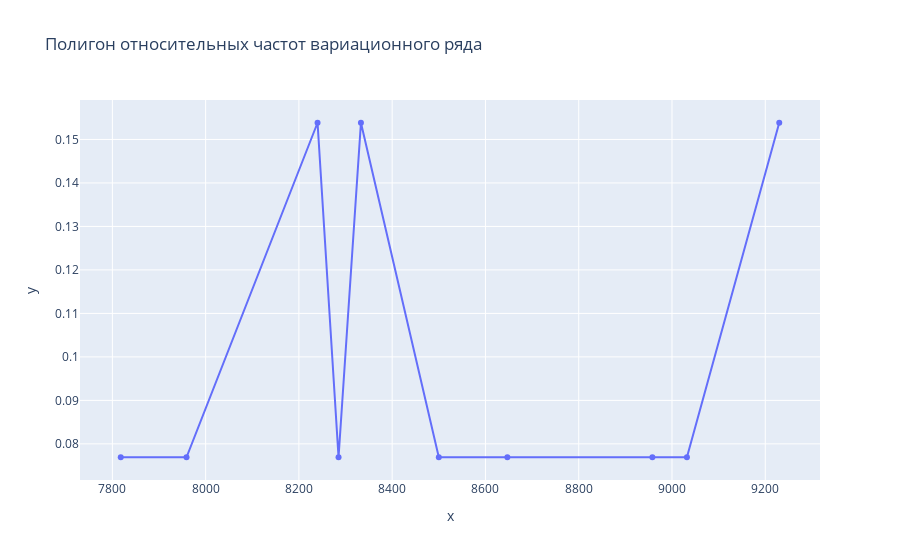

Here is the notebook cell this chart was saved with:
### Markdown cell above
### Полигон относительных частот вариационного ряда

### Code cell
fig = px.line(x=unique, y=rel_freq.iloc[0], markers=True, title='Полигон относительных частот вариационного ряда')
fig.show()

### Figure 1 — Plotly figure (JSON) as saved in the notebook; plotly's stock layout.template omitted (floating-point values rounded to 4 significant figures)
{"data": [{"hovertemplate": "x=%{x}<br>y=%{y}<extra></extra>", "legendgroup": "", "line": {"color": "#636efa", "dash": "solid"}, "marker": {"symbol": "circle"}, "mode": "lines+markers", "name": "", "orientation": "v", "showlegend": false, "x": [7818, 7959, 8240, 8285, 8333, 8500, 8647, 8958, 9032, 9230], "xaxis": "x", "y": [0.07692, 0.07692, 0.1538, 0.07692, 0.1538, 0.07692, 0.07692, 0.07692, 0.07692, 0.1538], "yaxis": "y", "type": "scatter"}], "layout": {"xaxis": {"anchor": "y", "domain": [0.0, 1.0], "title": {"text": "x"}}, "yaxis": {"anchor": "x", "domain": [0.0, 1.0], "title": {"text": "y"}}, "legend": {"tracegroupgap": 0}, "title": {"text": "Полигон относительных частот вариационного ряда"}}}
